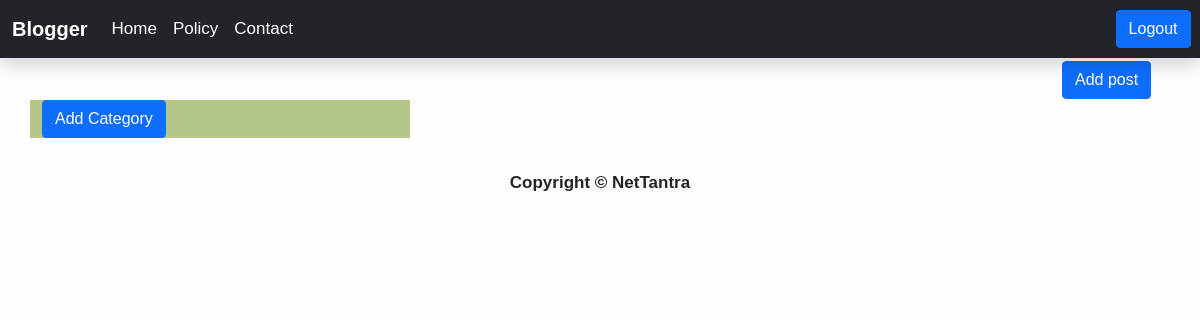
Page /category/Technology (signed in) on the earlier database version.
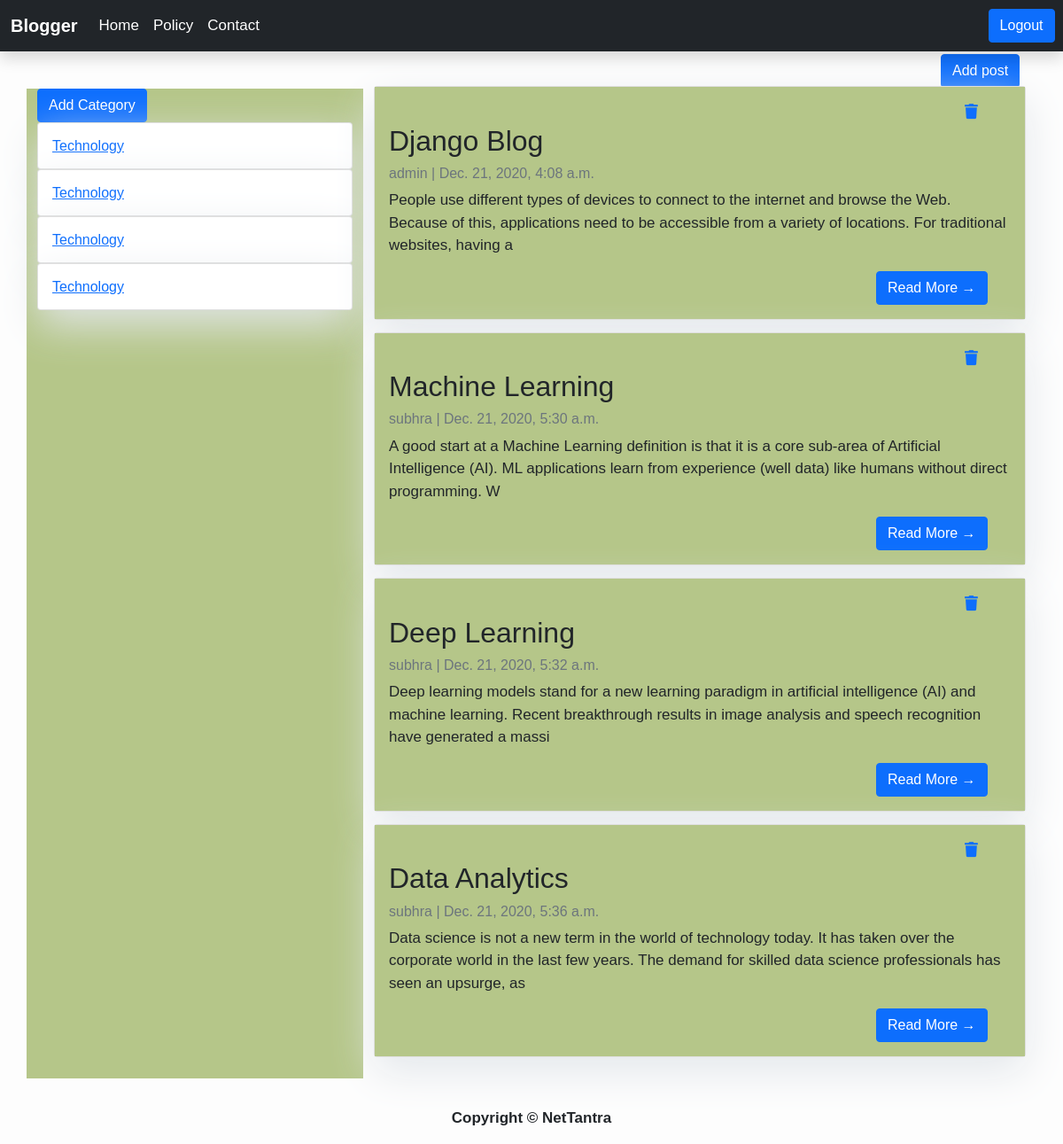
Same page on the later database version.
### blog/models.py (models this page shows)
class Post(models.Model):
    title = models.CharField(max_length=200, unique=True)
    slug = models.SlugField(max_length=200, unique=True,blank=True,null=True)
    author = models.ForeignKey(User, on_delete= models.CASCADE,related_name='blog_posts')
    updated_on = models.DateTimeField(auto_now= True)
    content = models.TextField()
    created_on = models.DateTimeField(auto_now_add=True)
    status = models.IntegerField(choices=STATUS, default=0)
    category = models.CharField(max_length=200,blank=True,null=True)

### blog/views.py (the view)
# urls.py: path('category/<category>',views.CategoryView,name='category'),
def CategoryView(request,category):
    post_list = Post.objects.filter(category=category)
    return render (request,'index.html',{'post_list':post_list})

### blog/templates/index.html (shortened to what this page needs)
{% extends "base.html" %}
{% block content %}
<div class="container">
    <div class="row">
            <div class="col-sm-4" style="background-color: #B5C689; margin-top: 42px;">
                <button type="button" class="btn btn-primary" data-bs-toggle="modal" data-bs-target="#exampleModal">
                    Add Category
                  </button>
                  <form>
                    {% for post in post_list %}
                    <div class="card">
                        <div class="card-body">
                            <h6 class="card-text"><a href="{% url 'category' post.category  %}" >{{post.category}}</a></h6>
                        </div>
                    </div>
                {% endfor %}
            </div>
        <div class="col-sm-8 mt-4 left">
            <a href="{%url 'blogpost' %}"><button type="submit" class="btn btn-primary" style="margin-left: 640px; margin-top: -30px;">Add post</button></a>
            {% for post in post_list %}
                <div class="card mb-4" style="margin-top: -10px;">
                    <div class="card-body" style="background-color: #B5C689;">
                        <a href="{% url 'delete' post.id  %}"><i class="fa fa-trash" aria-hidden="true" style="margin-left:650px;"></i></a>
                        <h2 class="card-title">{{ post.title }}</h2>
                        <p class="card-text text-muted h6">{{ post.author }} | {{ post.created_on}} </p>
                        <p class="card-text">{{post.content|slice:":200" }}</p>
                        <a href="{% url 'post_detail' post.slug  %}" class="btn btn-primary" style="margin-left:550px;">Read More &rarr;</a>
                    </div>
                </div>
            {% endfor %}
        </div>
    </div>
</div>
{% endblock %}

Differences in the rows shown:
now on this page (row edited): Post: category "Technology", title "Django Blog", author "admin", created_on "Dec. 21, 2020, 4:08 a.m.", content "People use different types of devices to connect to the internet and browse the Web. Because of this, applications need to be accessible from a variety of locations. For traditional websites, having a"
now on this page (row edited): Post: category "Technology", title "Machine Learning", author "subhra", created_on "Dec. 21, 2020, 5:30 a.m.", content "A good start at a Machine Learning definition is that it is a core sub-area of Artificial Intelligence (AI). ML applications learn from experience (well data) like humans without direct programming. W"
now on this page (row edited): Post: category "Technology", title "Deep Learning", author "subhra", created_on "Dec. 21, 2020, 5:32 a.m.", content "Deep learning models stand for a new learning paradigm in artificial intelligence (AI) and machine learning. Recent breakthrough results in image analysis and speech recognition have generated a massi"
now on this page (row edited): Post: category "Technology", title "Data Analytics", author "subhra", created_on "Dec. 21, 2020, 5:36 a.m.", content "Data science is not a new term in the world of technology today. It has taken over the corporate world in the last few years. The demand for skilled data science professionals has seen an upsurge, as"
